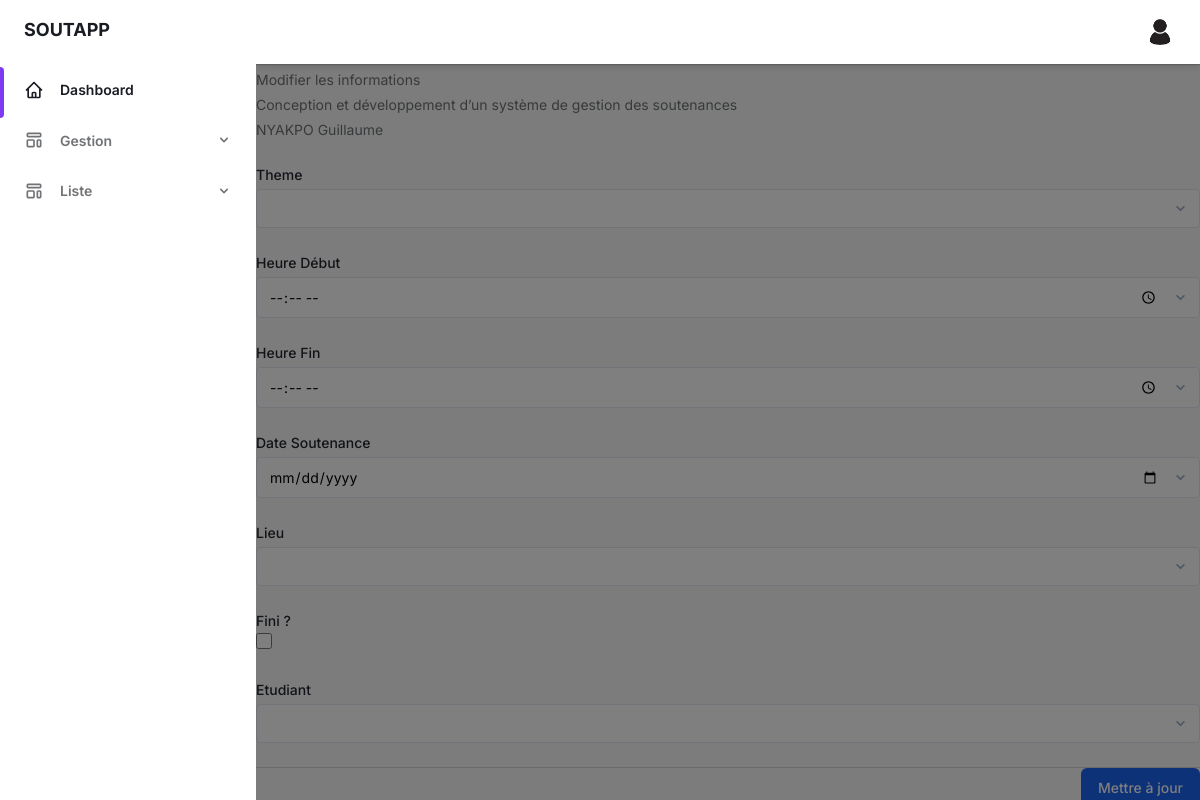
Page /admin-dashboard-Soutenances/update/4/ on the committed database.
### soutapp/models.py (models this page shows, shortened)
class Soutenance(models.Model):
    id_sout = models.AutoField(primary_key=True)
    theme = models.CharField(max_length=255)
    Heure_deb = models.TimeField(null=True, blank=True)
    Heure_fin = models.TimeField()
    Date_sout = models.DateField()
    lieu = models.CharField(max_length=100)
    is_finish = models.BooleanField()
    created_at = models.DateTimeField(auto_now_add=True)
    id_etudiant = models.ForeignKey(Etudiant, on_delete=models.CASCADE)

class Etudiant(models.Model):
    id_etudiant = models.AutoField(primary_key=True)
    nom_etu = models.CharField(max_length=50)
    prenom_etu = models.CharField(max_length=50)
    email_etu = models.EmailField(max_length=100)
    image_etu = models.ImageField(upload_to='etudiant_photos/')
    telephone_etu = models.CharField(max_length=100)
    created_at = models.DateTimeField(auto_now_add=True)
    id_filiere = models.ForeignKey(Filiere, on_delete=models.CASCADE)

### soutapp/crud.py (the view, shortened to what this page needs)
# urls.py: path('admin-dashboard-Soutenances/update/<int:id>/', crud.update_soutenance, name='update_soutenance'),
def update_soutenance(request, id):
    sout = get_object_or_404(Soutenance, id_sout=id)
    etudiant = Etudiant.objects.all()
    return render(request, 'session-admin/form_update.html', {'view_name': 'update_soutenance', 'sout': sout, 'etudiant': etudiant})  # Page de formulaire pour modifier

### soutapp/templates/session-admin/form_update.html (shortened to what this page needs)
{% extends 'session-admin/base.html' %}
{% load static %}
{% block content %}
{% if view_name == 'update_superviser' %}
<form class="space-y-8 container m-auto divide-y divide-gray-200" method="POST">
    {% csrf_token %}
    <div class="space-y-8 divide-y divide-gray-200">
        <div class="pt-8">
            <div>
                <p class="mt-1 text-sm text-gray-500">Modifier les informations</p>
            </div>
                    <div class="mt-6 grid grid-cols-1 gap-y-6 gap-x-4 sm:grid-cols-6">
                        <div class="sm:col-span-3 mb-6">
                            <label for="id_sout" class="block text-sm font-medium text-gray-700">  Soutenance </label>
                            <select
                                disabled
                                name="id_sout" id="id_sout"
                                class="block w-full mt-1 text-sm dark:text-gray-300 dark:border-gray-600 dark:bg-gray-700 form-select focus:border-purple-400 focus:outline-none focus:shadow-outline-purple dark:focus:shadow-outline-gray">
                                <option value="{{ superviseur.id_sout }}">{{ superviseur.id_sout.theme }}</option>
                            </select>
                        </div>
                        <div class="sm:col-span-3 mb-6">
                            <label for="id_prof" class="block text-sm font-medium text-gray-700"> Superviseur </label>
                            <select
                                disabled
                                name="id_prof" id="id_prof"
                                class="block w-full mt-1 text-sm dark:text-gray-300 dark:border-gray-600 dark:bg-gray-700 form-select focus:border-purple-400 focus:outline-none focus:shadow-outline-purple dark:focus:shadow-outline-gray">
                                <option value="{{ superviseur.id_prof }}">{{ superviseur.id_prof.nom_prof }} {{ superviseur.id_prof.prenom_prof }}</option>
                            </select>
                        </div>
                        <div class="sm:col-span-4 mb-6">
                            <label class="block text-sm font-medium text-gray-700"> Rôle - {{ superviseur.role }} </label>
                        </div>
                        <div class="sm:col-span-4 mb-6">
                            <label for="role" class="block text-sm font-medium text-gray-700"> Modifier Rôle </label>
                            <input
                                id="role"
                                name="role"
                                type="text"
                                autocomplete="role"
                                class="block w-full mt-1 text-sm dark:border-gray-600 dark:bg-gray-700 focus:border-purple-400 focus:outline-none focus:shadow-outline-purple dark:text-gray-300 dark:focus:shadow-outline-gray form-input"
                                placeholder=""
                            />
                        </div>
                    </div>
        </div>
    </div>
    <div class="pt-5">
        <div class="flex justify-end">
            <button
                href="{% url 'update_superviser' superviseur.id %}"
                type="submit"
                class="ml-3 inline-flex justify-center py-2 px-4 border border-transparent shadow-sm text-sm font-medium rounded-md text-white bg-blue-600 hover:bg-blue-700 focus:outline-none focus:ring-2 focus:ring-offset-2 focus:ring-blue-500">
                Mettre à jour
            </button>
        </div>
    </div>
</form>
{% elif view_name == 'update_soutenance'  %}
<form class="space-y-8 container m-auto divide-y divide-gray-200" method="POST" >
    <div class="space-y-8 divide-y divide-gray-200">
        <div class="pt-8">
            <div>
                <p class="mt-1 text-sm text-gray-500">Modifier les informations </p>
                <p class="mt-1 text-sm text-gray-500">{{ sout.theme }} </p>
                <p class="mt-1 text-sm text-gray-500">{{ sout.id_etudiant.nom_etu }} {{ sout.id_etudiant.prenom_etu }}  </p>
            </div>
                    <div class="mt-6 grid grid-cols-1 gap-y-6 gap-x-4 sm:grid-cols-6">
                        <div class="sm:col-span-3 mb-6">
                            <label for="theme" class="block text-sm font-medium text-gray-700">  Theme </label>
                            <input
                                name="theme" id="theme"
                                class="block w-full mt-1 text-sm dark:text-gray-300 dark:border-gray-600 dark:bg-gray-700 form-select focus:border-purple-400 focus:outline-none focus:shadow-outline-purple dark:focus:shadow-outline-gray">
                        </div>
                        <div class="sm:col-span-3 mb-6">
                            <label for="Heure_deb" class="block text-sm font-medium text-gray-700"> Heure Début </label>
                            <input
                                name="Heure_deb" id="Heure_deb" type="time"
                                class="block w-full mt-1 text-sm dark:text-gray-300 dark:border-gray-600 dark:bg-gray-700 form-select focus:border-purple-400 focus:outline-none focus:shadow-outline-purple dark:focus:shadow-outline-gray">
                        </div>
                        <div class="sm:col-span-3 mb-6">
                            <label for="Heure_fin" class="block text-sm font-medium text-gray-700"> Heure Fin </label>
                            <input
                                name="Heure_fin" id="Heure_fin" type="time"
                                class="block w-full mt-1 text-sm dark:text-gray-300 dark:border-gray-600 dark:bg-gray-700 form-select focus:border-purple-400 focus:outline-none focus:shadow-outline-purple dark:focus:shadow-outline-gray">
                        </div>
                        <div class="sm:col-span-3 mb-6">
                            <label for="Date_sout" class="block text-sm font-medium text-gray-700"> Date Soutenance </label>
                            <input
                                name="Date_sout" id="Date_sout" type=date
                                class="block w-full mt-1 text-sm dark:text-gray-300 dark:border-gray-600 dark:bg-gray-700 form-select focus:border-purple-400 focus:outline-none focus:shadow-outline-purple dark:focus:shadow-outline-gray">
                        </div>
                        <div class="sm:col-span-3 mb-6">
                            <label for="lieu" class="block text-sm font-medium text-gray-700"> Lieu </label>
                            <input
                                name="lieu" id="lieu" type=text
                                class="block w-full mt-1 text-sm dark:text-gray-300 dark:border-gray-600 dark:bg-gray-700 form-select focus:border-purple-400 focus:outline-none focus:shadow-outline-purple dark:focus:shadow-outline-gray">
                        </div>
                        <div class="sm:col-span-3 mb-6">
                            <label for="is_finish" class="block text-sm font-medium text-gray-700"> Fini ? </label>
                            <input id="is_finish" name="is_finish" type="checkbox"
                                                class="focus:ring-indigo-500 h-4 w-4 text-indigo-600 border-gray-300 rounded">
                        </div>
                        <div class="sm:col-span-3 mb-6">
                            <label for="id_etudiant" class="block text-sm font-medium text-gray-700"> Etudiant </label>
                            <select
                                name="id_etudiant" id="id_etudiant"
                                class="block w-full mt-1 text-sm dark:text-gray-300 dark:border-gray-600 dark:bg-gray-700 form-select focus:border-purple-400 focus:outline-none focus:shadow-outline-purple dark:focus:shadow-outline-gray">
                                <option >  </option>
                                {% for etu in etudiant %}
                                    <option value="{{ etu.id_etudiant }}">{{ etu.nom_etu }} {{ etu.prenom_etu }}</option>
                                {% endfor %}
                            </select>
                        </div>
                    </div>
        </div>
    </div>
    <div class="pt-5">
        <div class="flex justify-end">
            <button
                href="{% url 'update_soutenance' sout.id_sout %}"
                type="submit"
                class="ml-3 inline-flex justify-center py-2 px-4 border border-transparent shadow-sm text-sm font-medium rounded-md text-white bg-blue-600 hover:bg-blue-700 focus:outline-none focus:ring-2 focus:ring-offset-2 focus:ring-blue-500">
                Mettre à jour
            </button>
        </div>
    </div>
</form>
{% endif %}
{% endblock %}

### rows in the picture
Soutenance: theme "Conception et développement d’un système de gestion des soutenances", id_etudiant.nom_etu "NYAKPO", id_etudiant.prenom_etu "Guillaume"
